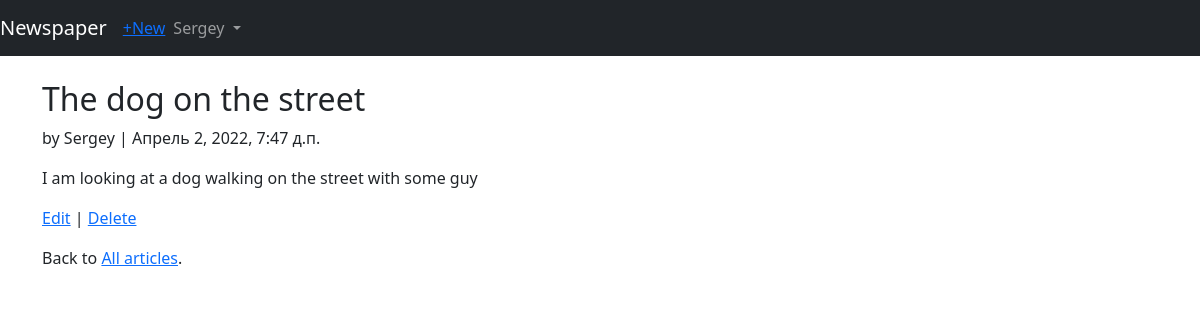
Screenshot of /articles/2 (signed in) with the database file from the repository.
### users/models.py (models this page shows)
class CustomUser(AbstractUser):
    age = models.PositiveIntegerField(null=True, blank=True)

### articles/models.py (models this page shows, shortened)
class Article(models.Model):
    title = models.CharField(max_length=255)
    body = models.TextField()
    date = models.DateTimeField(auto_now_add=True)
    author = models.ForeignKey(
        get_user_model(),
        on_delete=models.CASCADE,
    )

### articles/views.py (the view)
class ArticleDetailView(LoginRequiredMixin, DetailView):
    model = Article
    template_name = 'article_detail.html'
    login_url = 'login'

### templates/article_detail.html
{% extends 'base.html' %}
{% block content %}
    <div class="article-entry">
        <h2>{{ object.title }}</h2>
        <p>by {{ object.author }} | {{ object.date }}</p>
        <p>{{ object.body }}</p>
    </div>
    <p><a href="{% url 'article_edit' article.pk %}">Edit</a> |
        <a href="{% url 'article_delete' article.pk %}">Delete</a>
    </p>
    <p>Back to <a href="{% url 'article_list' %}">All articles</a>.</p>
{% endblock content %}

### templates/base.html (shortened to what this page needs)
<!DOCTYPE html>
<html lang="en">
<head>
    <link href="https://cdn.jsdelivr.net/npm/bootstrap@5.1.3/dist/css/bootstrap.min.css"
    rel="stylesheet"
>
</head>
    <body>
        <nav class="navbar navbar-expand-md navbar-dark bg-dark mb-4">
            <a class="navbar-brand" href="{% url 'home' %}">Newspaper</a>
            {% if user.is_authenticated %}
                <ul class="navbar-nav mr-auto">
                    <li class="nav-item"><a href="{% url 'article_new' %}">+New</a></li>
                </ul>
                <ul class="navbar-nav mr-auto">
                    <li class="nav-item">
                        <a class="nav-link dropdown-toggle" href="#" id="userMenu"
                            data-toggle="dropdown" aria-haspopup="true"
                            aria-expanded="false">
                            {{ user.username }}
                        </a>
                    </li>
                </ul>
            {% endif %}
        </nav>
        <div class="container">
            {% block content %}
            {% endblock content %}
        </div>
  </body>
</html>

### rows the page displays
CustomUser: username "Sergey"
Article: title "The dog on the street", author "Sergey", date "Апрель 2, 2022, 7:47 д.п.", body "I am looking at a dog walking on the street with some guy"
